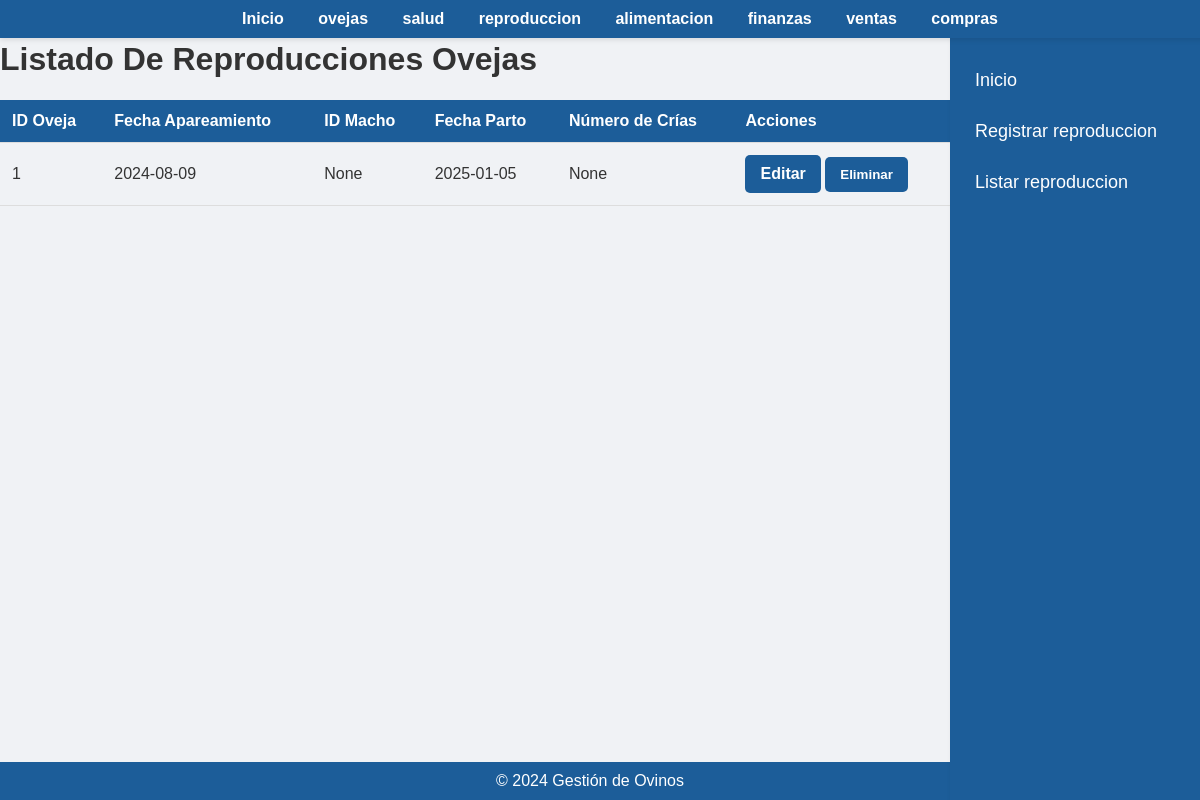
The app's page /listar_reproduccion, older data.
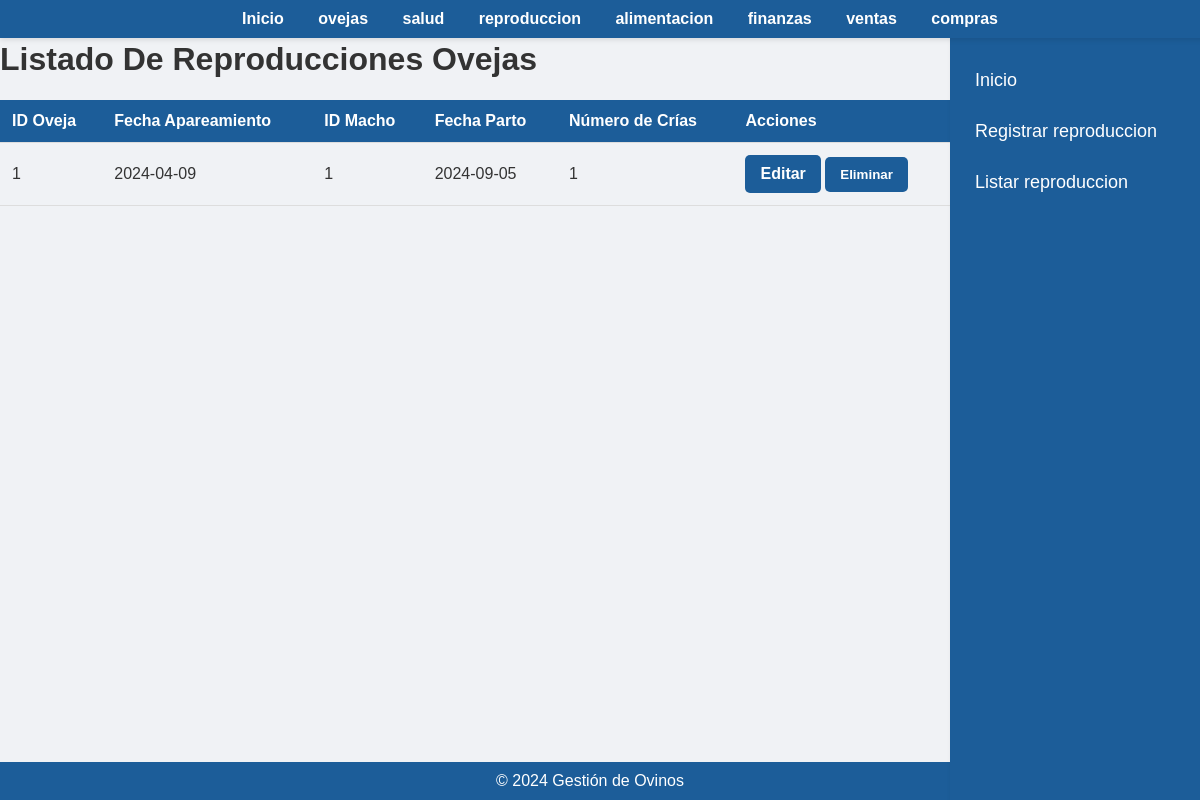
The same page, newer data.
### app/models.py (models this page shows)
class Reproduccion(db.Model):
    id = db.Column(db.Integer, primary_key=True)
    id_oveja = db.Column(db.Integer, db.ForeignKey('oveja.id'), nullable=False)
    fecha_apareamiento = db.Column(db.Date, nullable=False)
    id_macho = db.Column(db.Integer, db.ForeignKey('oveja.id'), nullable=True)
    fecha_parto = db.Column(db.Date, nullable=True)
    num_crias = db.Column(db.Integer, nullable=True)

### app/routes.py (the view)
@app.route('/listar_reproduccion')
def listar_reproduccion():
    reproducciones = Reproduccion.query.all()
    return render_template('listar_reproduccion.html', reproducciones=reproducciones)

### app/templates/listar_reproduccion.html (shortened to what this page needs)
<!DOCTYPE html>
<html lang="es">
<head>
    <link rel="stylesheet" href="{{ url_for('static', filename='styles.css') }}">
</head>
<body>
    <div class="navbar">
        <a href="{{ url_for('index') }}">Inicio</a>
        <a href="{{ url_for('oveja') }}"> ovejas  </a>
        <a href="{{ url_for('salud') }}">salud</a>
        <a href="{{url_for('reproduccion')}}"> reproduccion</a>
        <a href="{{url_for('alimentacion')}}">alimentacion</a></li>
        <a href="{{url_for('finanzas')}}">finanzas</a></li>
        <a href="{{url_for('venta')}}">ventas</a></li>
        <a href="{{url_for('compra')}}">compras</a></li>
    </div>
    <footer>
        &copy; 2024 Gestión de Ovinos
    </footer>
    <div class="sidebar">
    <a href="{{ url_for('index') }}">Inicio</a>
    <a href="{{url_for('registrar_reproduccion')}}">Registrar reproduccion</a>
    <a href="{{url_for('listar_reproduccion')}}">Listar  reproduccion</a></li>
    </div>
    <h1>Listado De Reproducciones Ovejas</h1>
    <table>
        <thead>
            <tr>
                <th>ID Oveja</th>
                <th>Fecha Apareamiento</th>
                <th>ID Macho</th>
                <th>Fecha Parto</th>
                <th>Número de Crías</th>
                <th>Acciones</th>
            </tr>
        </thead>
        <tbody>
            {% for reproduccion in reproducciones %}
            <tr>
                <td>{{ reproduccion.id_oveja }}</td>
                <td>{{ reproduccion.fecha_apareamiento.strftime('%Y-%m-%d') }}</td>
                <td>{{ reproduccion.id_macho }}</td>
                <td>{{ reproduccion.fecha_parto.strftime('%Y-%m-%d') }}</td>
                <td>{{ reproduccion.num_crias }}</td>
                <td>
                    <a href="{{ url_for('editar_reproduccion', id=reproduccion.id) }}"class='btn'>Editar</a>
                    <form action="{{ url_for('eliminar_reproduccion', id=reproduccion.id) }}" method="POST" style="display:inline;">
                        <button type="submit" onclick="return confirm('¿Estás seguro de que deseas eliminar este registro de reproducción?');">Eliminar</button>
                    </form>
                </td>
            </tr>
            {% endfor %}
        </tbody>
    </table>
</body>
</html>

### app/static/styles.css (style rules this page uses)
body { font-family: 'Arial', sans-serif; background-color: #f0f2f5; color: #333; margin: 0; padding: 0; padding-top: 20px; }
.navbar { background-color: #1c5d99; padding: 10px 20px; text-align: center; box-shadow: 0 2px 5px rgba(0, 0, 0, 0.1); position: fixed; top: 0; left: 0; width: 100%; z-index: 1000; }
.navbar a { color: #ffffff; text-decoration: none; margin: 0 15px; font-weight: bold; }
.sidebar { height: calc(100vh - 35px); width: 250px; position: fixed; top: 35px; right: 0; background-color: #1c5d99; padding-top: 20px; box-shadow: 2px 0 5px rgba(0, 0, 0, 0.1); overflow-y: auto; z-index: 900; }
.sidebar a { padding: 15px 25px; text-decoration: none; font-size: 18px; color: #ffffff; display: block; transition: 0.3s; }
form { margin: 20px 0; }
button { background-color: #1c5d99; color: white; padding: 10px 15px; border: none; border-radius: 5px; cursor: pointer; font-weight: bold; }
table { width: calc(100% - 250px); margin-right: 250px; border-collapse: collapse; margin: 20px 0; }
th, td { padding: 12px; border-bottom: 1px solid #ddd; text-align: left; }
th { background-color: #1c5d99; color: white; }
footer { background-color: #1c5d99; color: white; text-align: center; padding: 10px; position: fixed; bottom: 0; width: calc(100%); right: 0; z-index: 850; }
.btn { display: inline-block; padding: 10px 15px; background-color: #1c5d99; color: white; text-decoration: none; border-radius: 5px; font-weight: bold; text-align: center; }

Row changes from the older to the newer data that the page shows:
removed Reproduccion: id_oveja "1", fecha_apareamiento "2024-08-09", id_macho "None", fecha_parto "2025-01-05", num_crias "None"
added Reproduccion: id_oveja "1", fecha_apareamiento "2024-04-09", id_macho "1", fecha_parto "2024-09-05", num_crias "1"
